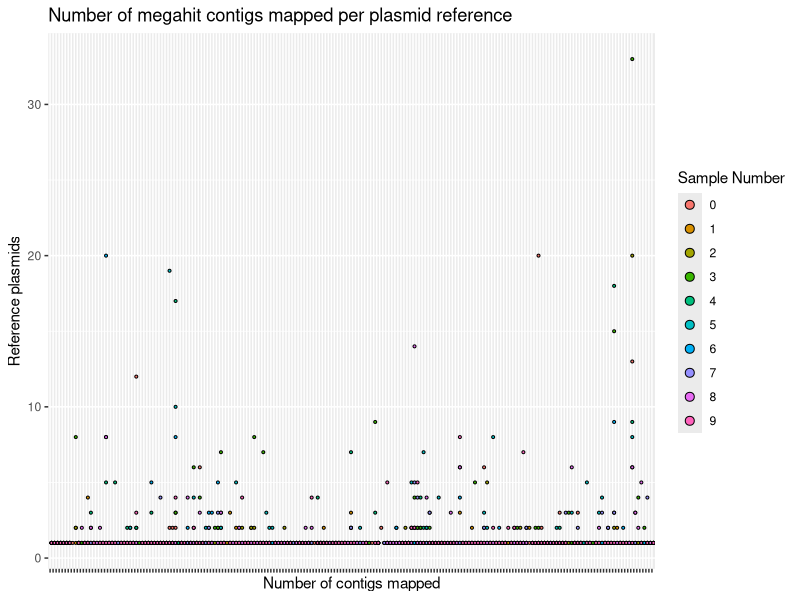
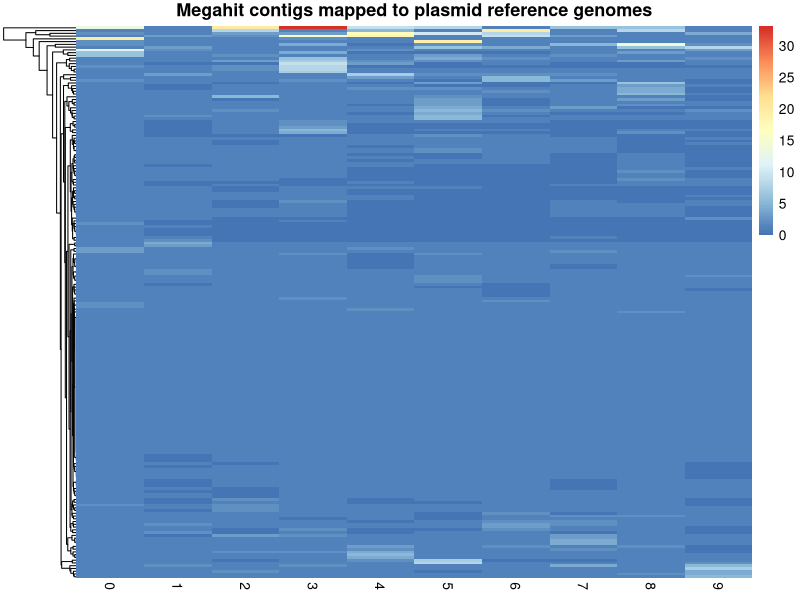
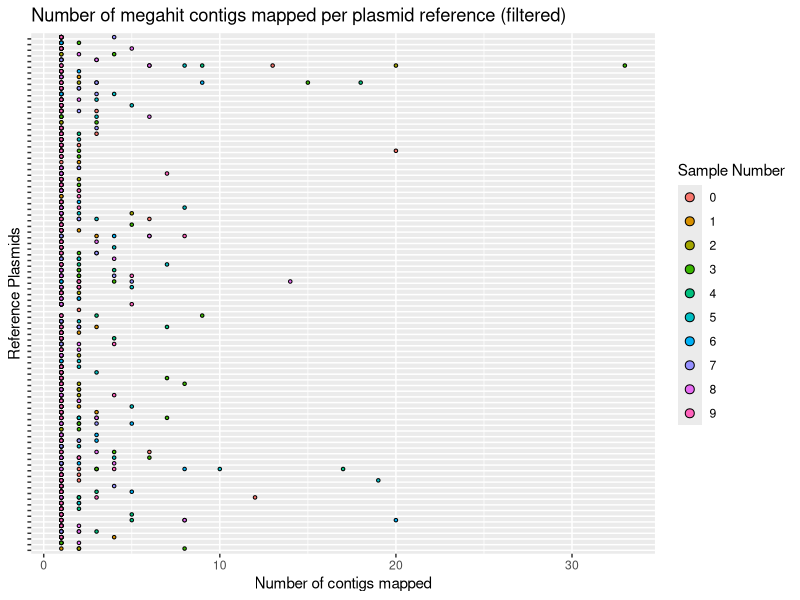
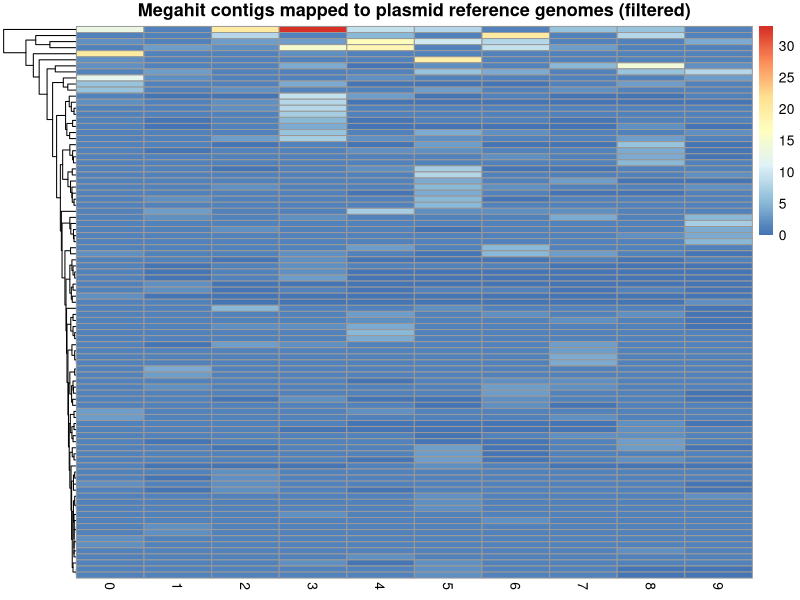
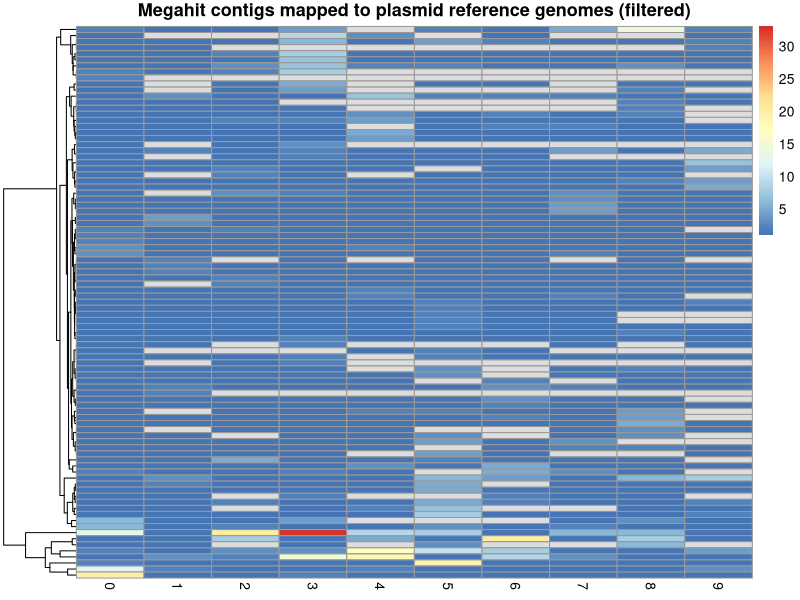

Write R code to recreate these figures, in order.
## ---- chunk 1

mapping_data <- read.csv("megahit_minimap_combined_mapping_data.txt", sep="\t")
## ---- chunk 2
library(ggplot2)
## ---- chunk 3

megahit_mappings <- ggplot(mapping_data,
                           aes(x=Num_Query_Sequences,
                               y=Target_Sequence,
                               fill=as.factor(Sample.Number))) + 
  geom_dotplot(binwidth = 0.2) + labs(fill = "Sample Number", y = "Number of contigs mapped", x = "Reference plasmids", title = "Number of megahit contigs mapped per plasmid reference") +
  theme(axis.text.x = element_blank()) + coord_flip()
## ---- chunk 4
megahit_mappings
## ---- chunk 5
library(dplyr)
library(tidyr)
library(tibble)

matrix_data <- mapping_data %>%
  pivot_wider(names_from = Sample.Number, 
              values_from = Num_Query_Sequences,
              values_fill = 0) %>%  # fill missing values with 0
  column_to_rownames("Target_Sequence") %>%
  as.matrix()
## ---- chunk 6
library(pheatmap)
pheatmap(matrix_data,
         main = "Megahit contigs mapped to plasmid reference genomes",
         show_rownames = FALSE,
         cluster_cols = FALSE)
         
## ---- chunk 7
library(dplyr)

filtered_data <- mapping_data %>%
  group_by(Target_Sequence) %>%
  filter(!all(Num_Query_Sequences == 1)) %>%
  ungroup()
## ---- chunk 8

ggplot(filtered_data,
       aes(x=Num_Query_Sequences,
           y=Target_Sequence,
           fill=as.factor(Sample.Number))) + 
  geom_dotplot(binwidth = 0.2) + labs(fill = "Sample Number", y = "Reference Plasmids", x = "Number of contigs mapped", title = "Number of megahit contigs mapped per plasmid reference (filtered)") + theme(axis.text.y = element_blank())

## ---- chunk 9

filtered_matrix_data <- filtered_data %>%
  pivot_wider(names_from = Sample.Number, 
              values_from = Num_Query_Sequences,
              values_fill = 0) %>%  # fill missing values with 0) %>%
  column_to_rownames("Target_Sequence") %>%
  as.matrix()

## ---- chunk 10
pheatmap(filtered_matrix_data,
         main = "Megahit contigs mapped to plasmid reference genomes (filtered)",
         show_rownames = FALSE,
         cluster_cols = FALSE)
## ---- chunk 11
nrow(filtered_matrix_data)

# 91 out of 108
## ---- chunk 12

filtered_matrix_data_wNA <- filtered_data %>%
  pivot_wider(names_from = Sample.Number, 
              values_from = Num_Query_Sequences) %>%
  column_to_rownames("Target_Sequence") %>%
  as.matrix()
  
## ---- chunk 13
pheatmap(filtered_matrix_data_wNA,
         main = "Megahit contigs mapped to plasmid reference genomes (filtered)",
         show_rownames = FALSE,
         cluster_cols = FALSE)
## ---- chunk 14

write.table(filtered_matrix_data, "filtered_minimap_megahit_mapping_matrix.txt", sep = "\t", row.names = TRUE, quote = FALSE)
